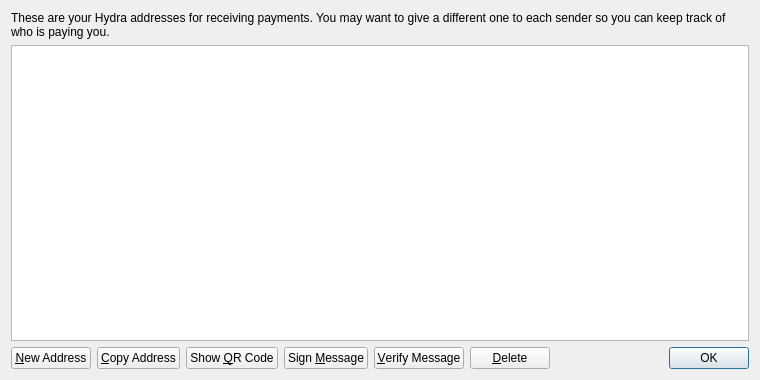
<?xml version="1.0" encoding="UTF-8"?>
<ui version="4.0">
 <class>AddressBookPage</class>
 <widget class="QWidget" name="AddressBookPage">
  <property name="geometry">
   <rect>
    <x>0</x>
    <y>0</y>
    <width>760</width>
    <height>380</height>
   </rect>
  </property>
  <property name="windowTitle">
   <string>Address Book</string>
  </property>
  <layout class="QVBoxLayout" name="verticalLayout">
   <item>
    <widget class="QLabel" name="labelExplanation">
     <property name="text">
      <string>These are your Hydra addresses for receiving payments. You may want to give a different one to each sender so you can keep track of who is paying you.</string>
     </property>
     <property name="textFormat">
      <enum>Qt::PlainText</enum>
     </property>
     <property name="wordWrap">
      <bool>true</bool>
     </property>
    </widget>
   </item>
   <item>
    <widget class="QTableView" name="tableView">
     <property name="contextMenuPolicy">
      <enum>Qt::CustomContextMenu</enum>
     </property>
     <property name="toolTip">
      <string>Double-click to edit address or label</string>
     </property>
     <property name="tabKeyNavigation">
      <bool>false</bool>
     </property>
     <property name="selectionMode">
      <enum>QAbstractItemView::SingleSelection</enum>
     </property>
     <property name="selectionBehavior">
      <enum>QAbstractItemView::SelectRows</enum>
     </property>
     <property name="sortingEnabled">
      <bool>true</bool>
     </property>
     <attribute name="verticalHeaderVisible">
      <bool>false</bool>
     </attribute>
    </widget>
   </item>
   <item>
    <layout class="QHBoxLayout" name="horizontalLayout">
     <item>
      <widget class="QPushButton" name="newAddressButton">
       <property name="toolTip">
        <string>Create a new address</string>
       </property>
       <property name="text">
        <string>&amp;New Address</string>
       </property>
      </widget>
     </item>
     <item>
      <widget class="QPushButton" name="copyToClipboard">
       <property name="toolTip">
        <string>Copy the currently selected address to the system clipboard</string>
       </property>
       <property name="text">
        <string>&amp;Copy Address</string>
       </property>
      </widget>
     </item>
     <item>
      <widget class="QPushButton" name="showQRCode">
       <property name="text">
        <string>Show &amp;QR Code</string>
       </property>
      </widget>
     </item>
     <item>
      <widget class="QPushButton" name="signMessage">
       <property name="toolTip">
        <string>Sign a message to prove you own a Hydra address</string>
       </property>
       <property name="text">
        <string>Sign &amp;Message</string>
       </property>
      </widget>
     </item>
     <item>
      <widget class="QPushButton" name="verifyMessage">
       <property name="toolTip">
        <string>Verify a message to ensure it was signed with a specified Hydra address</string>
       </property>
       <property name="text">
        <string>&amp;Verify Message</string>
       </property>
      </widget>
     </item>
     <item>
      <widget class="QPushButton" name="deleteButton">
       <property name="toolTip">
        <string>Delete the currently selected address from the list</string>
       </property>
       <property name="text">
        <string>&amp;Delete</string>
       </property>
      </widget>
     </item>
     <item>
      <spacer name="horizontalSpacer">
       <property name="orientation">
        <enum>Qt::Horizontal</enum>
       </property>
       <property name="sizeHint" stdset="0">
        <size>
         <width>40</width>
         <height>20</height>
        </size>
       </property>
      </spacer>
     </item>
     <item>
      <widget class="QDialogButtonBox" name="buttonBox">
       <property name="sizePolicy">
        <sizepolicy hsizetype="Maximum" vsizetype="Fixed">
         <horstretch>0</horstretch>
         <verstretch>0</verstretch>
        </sizepolicy>
       </property>
       <property name="standardButtons">
        <set>QDialogButtonBox::Ok</set>
       </property>
      </widget>
     </item>
    </layout>
   </item>
  </layout>
 </widget>
 <resources>
  <include location="../bitcoin.qrc"/>
 </resources>
 <connections/>
</ui>
